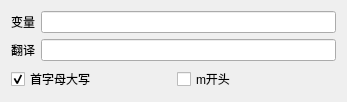
<?xml version="1.0" encoding="UTF-8"?>
<ui version="4.0">
 <class>Widget</class>
 <widget class="QWidget" name="Widget">
  <property name="geometry">
   <rect>
    <x>0</x>
    <y>0</y>
    <width>347</width>
    <height>98</height>
   </rect>
  </property>
  <property name="focusPolicy">
   <enum>Qt::StrongFocus</enum>
  </property>
  <property name="windowTitle">
   <string>Widget</string>
  </property>
  <property name="windowIcon">
   <iconset resource="rc.qrc">
    <normaloff>:/fyWidget.ico</normaloff>:/fyWidget.ico</iconset>
  </property>
  <layout class="QVBoxLayout" name="verticalLayout">
   <item>
    <layout class="QHBoxLayout" name="horizontalLayout">
     <item>
      <widget class="QLabel" name="label">
       <property name="text">
        <string>变量</string>
       </property>
      </widget>
     </item>
     <item>
      <widget class="QLineEdit" name="txtName"/>
     </item>
    </layout>
   </item>
   <item>
    <layout class="QHBoxLayout" name="horizontalLayout_2">
     <item>
      <widget class="QLabel" name="label_2">
       <property name="text">
        <string>翻译</string>
       </property>
      </widget>
     </item>
     <item>
      <widget class="QLineEdit" name="txtResult">
       <property name="focusPolicy">
        <enum>Qt::ClickFocus</enum>
       </property>
      </widget>
     </item>
    </layout>
   </item>
   <item>
    <layout class="QHBoxLayout" name="horizontalLayout_3">
     <item>
      <widget class="QCheckBox" name="isTitleCase">
       <property name="focusPolicy">
        <enum>Qt::NoFocus</enum>
       </property>
       <property name="text">
        <string>首字母大写</string>
       </property>
       <property name="checked">
        <bool>true</bool>
       </property>
      </widget>
     </item>
     <item>
      <widget class="QCheckBox" name="isMStart">
       <property name="focusPolicy">
        <enum>Qt::NoFocus</enum>
       </property>
       <property name="text">
        <string>m开头</string>
       </property>
      </widget>
     </item>
    </layout>
   </item>
  </layout>
 </widget>
 <resources>
  <include location="rc.qrc"/>
 </resources>
 <connections/>
</ui>
